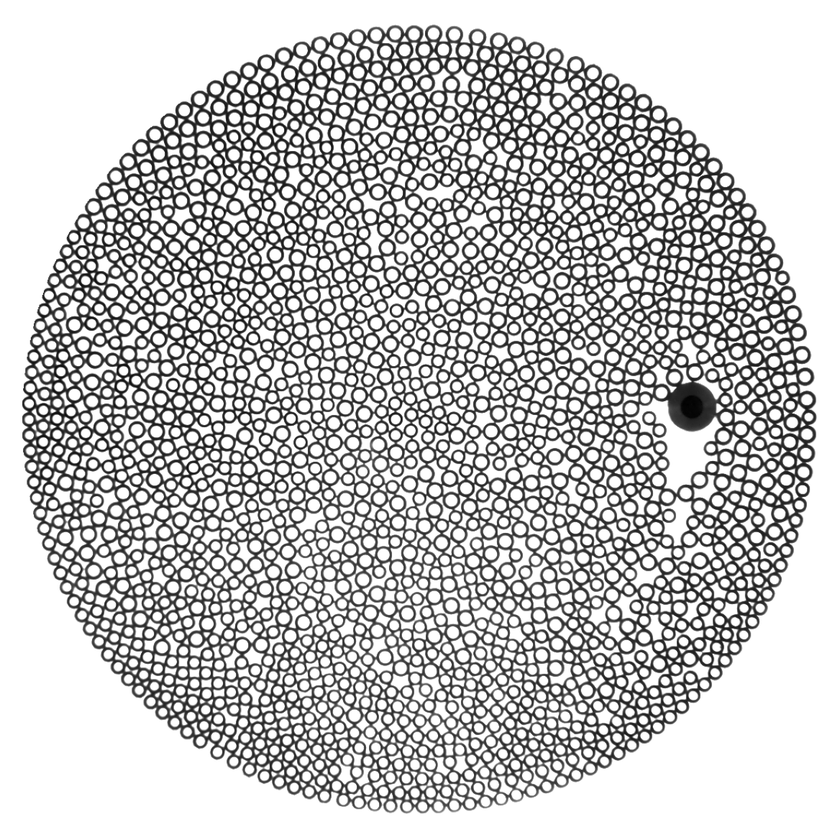
#> input picture image.png, 840 x 840 px, shrunk from 1168 x 1168 before the run
$ jupyter execute 'Détection de l'"'"'intrus.ipynb'   (shell and % lines are left out)
#> lines starting #> are read from the running program, lines starting #| are printed output that depends on the picture
[cell 1]
# Lecture des librairies, qt pour afficher des fenêtres flottantes
import matplotlib.pyplot as plt
import numpy as np
from skimage import io
from skimage.feature import match_template

[cell 2]
# Lecture de l'image
image = io.imread('./image.png', as_gray = True)
#> image is the input picture: shape (840, 840) float64; min 0.00392, max 1, mean 0.758

# Lecture du modèle
modele = np.load('./modele.npy')
#> (reads modele.npy from the repository)

# Template matching
result = match_template(image, modele)
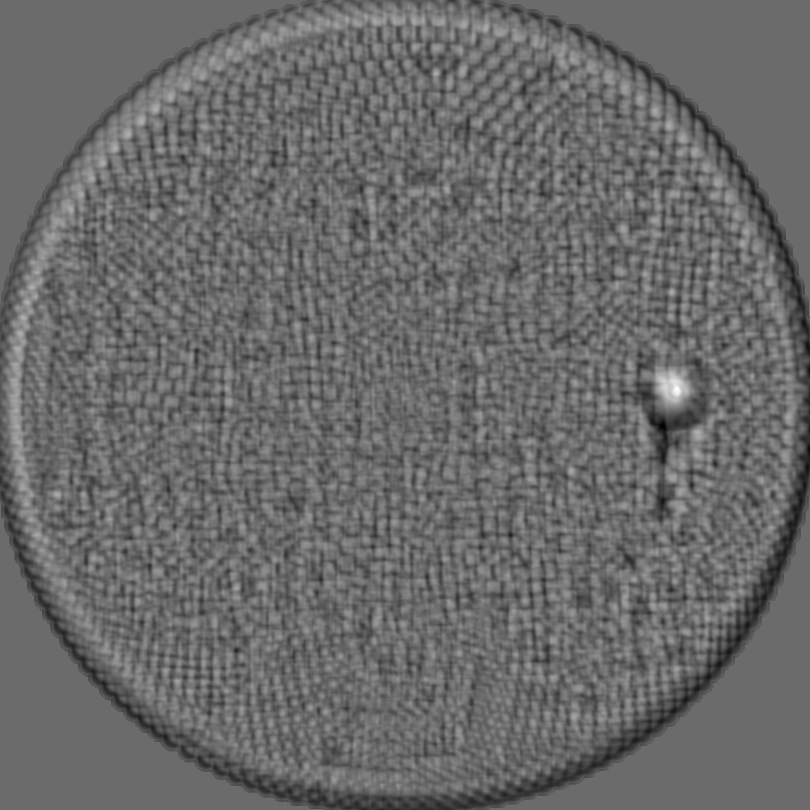
#> result: shape (810, 810) float64; min -0.547, max 0.755, mean -0.00549; drawn with min black and max white

# Recherche du point de correspondance maximale
ij = np.unravel_index(np.argmax(result), result.shape)
#> ij = (388, 676)
x, y = ij[::-1] # conversion de ligne, colonne à coordonnées x,y
#> x = 676; y = 388

# Limites de la région de correspondance maximale
longueur, largeur = modele.shape
a = x + largeur/2
#> a = 691.5
b = y + longueur/2
#> b = 403.5

# Affichage d'un rectangle autour de la région
plt.imshow(image, cmap=plt.cm.gray)
rect = plt.Rectangle((x, y), largeur, longueur, edgecolor='r', facecolor='none')
plt.plot(a,b, 'rx')
plt.gca().add_patch(rect)
plt.axis('off')
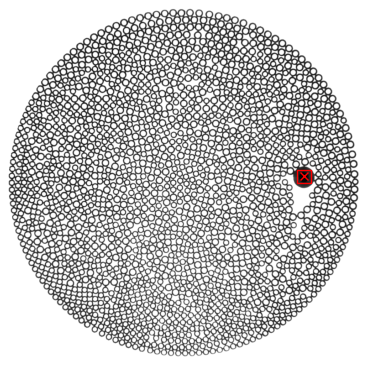
#> figure drawn by matplotlib, 1 panel
